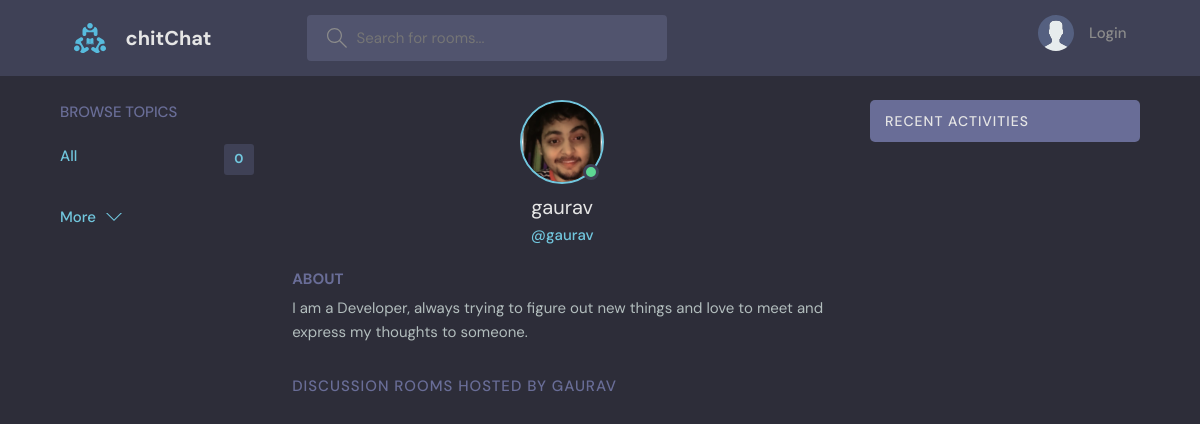
Page /profile/1/ on the committed database.
### base/models.py (models this page shows)
class User(AbstractUser):
    name= models.CharField(max_length=200,null=True)
    email = models.EmailField(unique=True, null=True)
    bio = models.TextField(null=True)
    avatar = models.ImageField(null=True ,default ="avatar.svg")
    USERNAME_FIELD= 'email'
    REQUIRED_FIELDS= []

### base/views.py (the view)
# urls.py: path('profile/<str:pk>/', views.userProfile, name ='user-profile'),
def userProfile(request,pk):
    user = User.objects.get(id=pk)
    rooms = user.room_set.all()
    room_messages = user.message_set.all()
    topics = Topic.objects.all()
    context = {'user':user, 'rooms':rooms , 'topics':topics , 'room_messages':room_messages}
    return render(request,'base/profile.html', context)

### base/templates/base/profile.html (shortened to what this page needs)
{% extends 'main.html'%}
{% block content %}
  <main class="profile-page layout layout--3">
    <div class="container">
      {% include 'base/topics_components.html' %}
      <div class="roomList">
        <div class="profile">
          <div class="profile__avatar">
            <div class="avatar avatar--large active">
              <img src="{{user.avatar.url}}" />
            </div>
          </div>
          <div class="profile__info">
            <h3>{{user.username}}</h3>
            <p>@{{user.username}}</p>
          </div>
          <div class="profile__about">
            <h3>About</h3>
            <p>
              {{user.bio}}
            </p>
          </div>
        </div>
        <div class="roomList__header">
          <div>
            <h2>Discussion Rooms Hosted by {{user.username}}</a>
            </h2>
          </div>
        </div>
      </div>
      {% include 'base/activity_component.html' %}
    </div>
  </main>
{% endblock %}

### templates/main.html (shortened to what this page needs)
<!DOCTYPE html>
{% load static %}
<html lang="en">
  <head>
    <link rel="stylesheet" href="{% static 'styles/style.css' %}" />
  </head>
  <body>
    {% include 'navbar.html' %}
    {% block content %}
    {% endblock %}
  </body>
</html>

### templates/navbar.html (shortened to what this page needs)
{% load static %}
<header class="header header--loggedIn">
  <div class="container">
    <a href="{% url 'home' %}" class="header__logo">
      <img src="{% static 'images/logo.svg' %} " />
      <h1>chitChat</h1>
    </a>
    <form class="header__search" method="GET" action="{% url 'home' %}">
      <label>
        <input name="q" placeholder="Search for rooms..." />
      </label>
    </form>
    <nav class="header__menu">
      {% if request.user.is_authenticated %}
      <div class="header__user">
        <a href="{% url 'update-user' %}">
          <div class="avatar avatar--medium active">
            <img src="{{request.user.avatar.url}}" />
          </div>
          <p>
            {{request.user.username}} <span>@{{request.user.username}}</span>
          </p>
        </a>
        <button class="dropdown-button">
          <svg
            version="1.1"
            xmlns="http://www.w3.org/2000/svg"
            width="32"
            height="32"
            viewBox="0 0 32 32"
          >
            <title>chevron-down</title>
            <path d="M16 21l-13-13h-3l16 16 16-16h-3l-13 13z"></path>
          </svg>
        </button>
      </div>
      {% else %}
      <a href="{% url 'login' %}">
        <img src="{% static 'images/avatar.svg' %}" />
        <p>Login</p>
      </a>
      {% endif %}
    </nav>
  </div>
</header>

### base/templates/base/topics_components.html (shortened to what this page needs)
<div class="topics">
  <div class="topics__header">
    <h2>Browse Topics</h2>
  </div>
  <ul class="topics__list">
    <li>
      <a href="{% url 'home' %}" class="active">All <span>{{topics.count}}</span></a>
    </li>
  </ul>
  <a class="btn btn--link" href="{%url 'topics'%}">
    More
    <svg
      version="1.1"
      xmlns="http://www.w3.org/2000/svg"
      width="32"
      height="32"
      viewBox="0 0 32 32"
    >
      <title>chevron-down</title>
      <path d="M16 21l-13-13h-3l16 16 16-16h-3l-13 13z"></path>
    </svg>
  </a>
</div>

### base/templates/base/activity_component.html (shortened to what this page needs)
    <div class="activities">
      <div class="activities__header">
        <h2>Recent Activities</h2>
      </div>
    </div>

### rows in the picture
User: avatar (picture), username "gaurav", bio "I am a Developer, always trying to figure out new things and love to meet and express my thoughts to someone.", username "GAURAV"

### other values in the picture
{{ topics.count }} "0"
